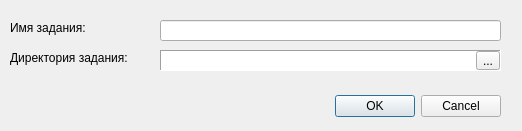
<?xml version="1.0" encoding="UTF-8"?>
<ui version="4.0">
 <class>NewTaskDialog</class>
 <widget class="QDialog" name="NewTaskDialog">
  <property name="windowModality">
   <enum>Qt::WindowModal</enum>
  </property>
  <property name="geometry">
   <rect>
    <x>0</x>
    <y>0</y>
    <width>522</width>
    <height>131</height>
   </rect>
  </property>
  <property name="sizePolicy">
   <sizepolicy hsizetype="Fixed" vsizetype="Fixed">
    <horstretch>0</horstretch>
    <verstretch>0</verstretch>
   </sizepolicy>
  </property>
  <property name="windowTitle">
   <string>Новое задание</string>
  </property>
  <property name="modal">
   <bool>true</bool>
  </property>
  <widget class="QDialogButtonBox" name="buttonBox">
   <property name="geometry">
    <rect>
     <x>160</x>
     <y>90</y>
     <width>341</width>
     <height>32</height>
    </rect>
   </property>
   <property name="orientation">
    <enum>Qt::Horizontal</enum>
   </property>
   <property name="standardButtons">
    <set>QDialogButtonBox::Cancel|QDialogButtonBox::Ok</set>
   </property>
  </widget>
  <widget class="QLineEdit" name="task_name">
   <property name="geometry">
    <rect>
     <x>160</x>
     <y>20</y>
     <width>341</width>
     <height>21</height>
    </rect>
   </property>
  </widget>
  <widget class="QLabel" name="label">
   <property name="geometry">
    <rect>
     <x>10</x>
     <y>20</y>
     <width>91</width>
     <height>16</height>
    </rect>
   </property>
   <property name="text">
    <string>Имя задания:</string>
   </property>
  </widget>
  <widget class="QLabel" name="label_2">
   <property name="geometry">
    <rect>
     <x>10</x>
     <y>50</y>
     <width>141</width>
     <height>16</height>
    </rect>
   </property>
   <property name="text">
    <string>Директория задания:</string>
   </property>
  </widget>
  <widget class="QFrame" name="frameTask">
   <property name="geometry">
    <rect>
     <x>160</x>
     <y>50</y>
     <width>341</width>
     <height>21</height>
    </rect>
   </property>
   <property name="frameShape">
    <enum>QFrame::Panel</enum>
   </property>
   <property name="frameShadow">
    <enum>QFrame::Sunken</enum>
   </property>
   <layout class="QHBoxLayout" name="horizontalLayout">
    <property name="spacing">
     <number>0</number>
    </property>
    <property name="leftMargin">
     <number>0</number>
    </property>
    <property name="topMargin">
     <number>0</number>
    </property>
    <property name="rightMargin">
     <number>0</number>
    </property>
    <property name="bottomMargin">
     <number>0</number>
    </property>
    <item>
     <widget class="QLineEdit" name="task_path">
      <property name="frame">
       <bool>false</bool>
      </property>
     </widget>
    </item>
    <item>
     <widget class="QToolButton" name="TaskButton">
      <property name="text">
       <string>...</string>
      </property>
     </widget>
    </item>
   </layout>
  </widget>
 </widget>
 <resources/>
 <connections>
  <connection>
   <sender>buttonBox</sender>
   <signal>accepted()</signal>
   <receiver>NewTaskDialog</receiver>
   <slot>accept()</slot>
   <hints>
    <hint type="sourcelabel">
     <x>248</x>
     <y>254</y>
    </hint>
    <hint type="destinationlabel">
     <x>157</x>
     <y>274</y>
    </hint>
   </hints>
  </connection>
  <connection>
   <sender>buttonBox</sender>
   <signal>rejected()</signal>
   <receiver>NewTaskDialog</receiver>
   <slot>reject()</slot>
   <hints>
    <hint type="sourcelabel">
     <x>316</x>
     <y>260</y>
    </hint>
    <hint type="destinationlabel">
     <x>286</x>
     <y>274</y>
    </hint>
   </hints>
  </connection>
 </connections>
</ui>
